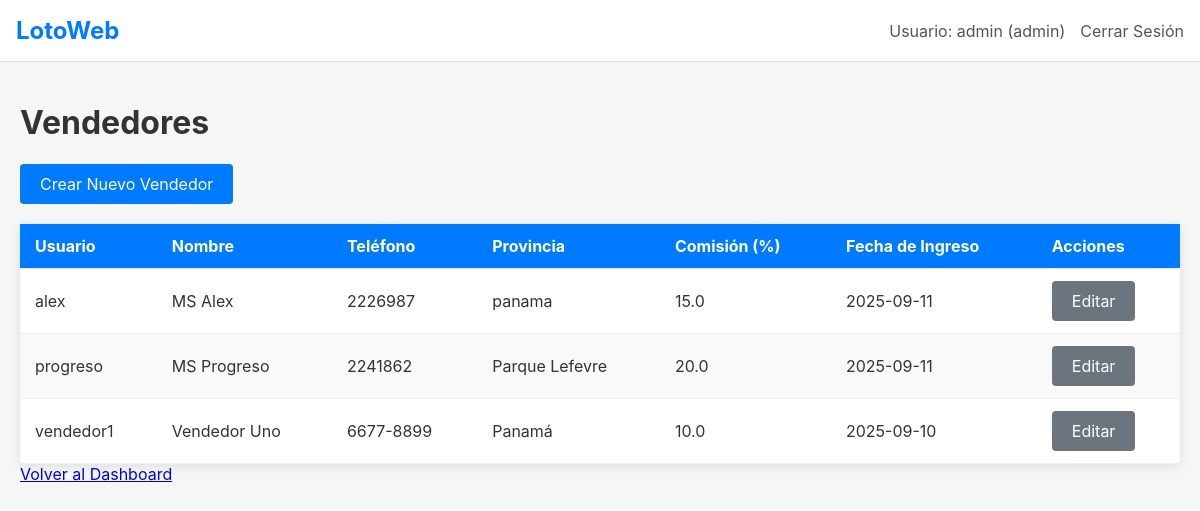
/admin/sellers (signed in), run on the app's committed database.
### tables this page shows
CREATE TABLE users (
    id INTEGER PRIMARY KEY AUTOINCREMENT,
    username TEXT UNIQUE NOT NULL,
    password TEXT NOT NULL,
    role TEXT NOT NULL, -- 'admin' or 'seller'
    name TEXT,
    phone TEXT,
    province TEXT,
    commission_percentage REAL,
    join_date TIMESTAMP NOT NULL DEFAULT CURRENT_TIMESTAMP
);

### app.py (the view)
@app.route('/admin/sellers')
@admin_required
def list_sellers():
    conn = get_db_connection()
    sellers = conn.execute('SELECT id, username, name, phone, province, commission_percentage, join_date FROM users WHERE role = ? ORDER BY name', ('seller',)).fetchall()
    conn.close()
    return render_template('sellers.html', sellers=sellers)

### app.py (called while the page is built)
def admin_required(f):
    @wraps(f)
    def decorated_function(*args, **kwargs):
        if 'user_id' not in session or session.get('user_role') != 'admin':
            flash('Acceso no autorizado.', 'danger')
            return redirect(url_for('login'))
        return f(*args, **kwargs)
    return decorated_function

### database.py (called while the page is built)
def get_db_connection():
    if 'DATABASE_URL' in os.environ:
        conn = psycopg2.connect(os.environ['DATABASE_URL'])
    else:
        conn = sqlite3.connect('lottery.db')
        conn.row_factory = sqlite3.Row
    return conn

### templates/sellers.html (shortened to what this page needs)
{% extends 'layout.html' %}
{% block content %}
<div class="header-bar">
    <h1>Vendedores</h1>
    <a href="{{ url_for('create_seller') }}" class="btn">Crear Nuevo Vendedor</a>
</div>
<table>
    <thead>
        <tr>
            <th>Usuario</th>
            <th>Nombre</th>
            <th>Teléfono</th>
            <th>Provincia</th>
            <th>Comisión (%)</th>
            <th>Fecha de Ingreso</th>
            <th>Acciones</th>
        </tr>
    </thead>
    <tbody>
        {% for seller in sellers %}
        <tr>
            <td>{{ seller['username'] }}</td>
            <td>{{ seller['name'] }}</td>
            <td>{{ seller['phone'] }}</td>
            <td>{{ seller['province'] }}</td>
            <td>{{ seller['commission_percentage'] }}</td>
            <td>{{ seller['join_date'].split(' ')[0] }}</td>
            <td>
                <a href="{{ url_for('edit_seller', seller_id=seller['id']) }}" class="btn btn-secondary">Editar</a>
            </td>
        </tr>
        {% else %}
        <tr>
            <td colspan="7">No hay vendedores registrados.</td>
        </tr>
        {% endfor %}
    </tbody>
</table>
<a href="{{ url_for('admin_dashboard') }}" class="btn-back">Volver al Dashboard</a>
{% endblock %}

### static/style.css (style rules this page uses)
body { font-family: -apple-system, BlinkMacSystemFont, "Segoe UI", Roboto, "Helvetica Neue", Arial, sans-serif; margin: 0; background-color: #f4f7f6; color: #333; }
.btn { display: inline-block; background-color: #007bff; color: #fff; padding: 10px 20px; border: none; border-radius: 4px; cursor: pointer; text-decoration: none; font-size: 1rem; text-align: center; }
.btn-secondary { background-color: #6c757d; }
table { width: 100%; border-collapse: collapse; margin-top: 20px; background: #fff; box-shadow: 0 2px 10px rgba(0,0,0,0.1); }
tr { border-bottom: 1px solid #eee; }
th, td { text-align: left; padding: 12px 15px; }
thead { background-color: #007bff; color: #fff; }
tbody tr:nth-child(even) { background-color: #f9f9f9; }

### data on the page
users: username "alex", name "MS Alex", phone "2226987", province "panama", commission_percentage "15.0", join_date "2025-09-11"
users: username "progreso", name "MS Progreso", phone "2241862", province "Parque Lefevre", commission_percentage "20.0", join_date "2025-09-11"
users: username "vendedor1", name "Vendedor Uno", phone "6677-8899", province "Panamá", commission_percentage "10.0", join_date "2025-09-10"

### other printed values
{{ session['username'] }} "admin"
{{ session['user_role'] }} "admin"
